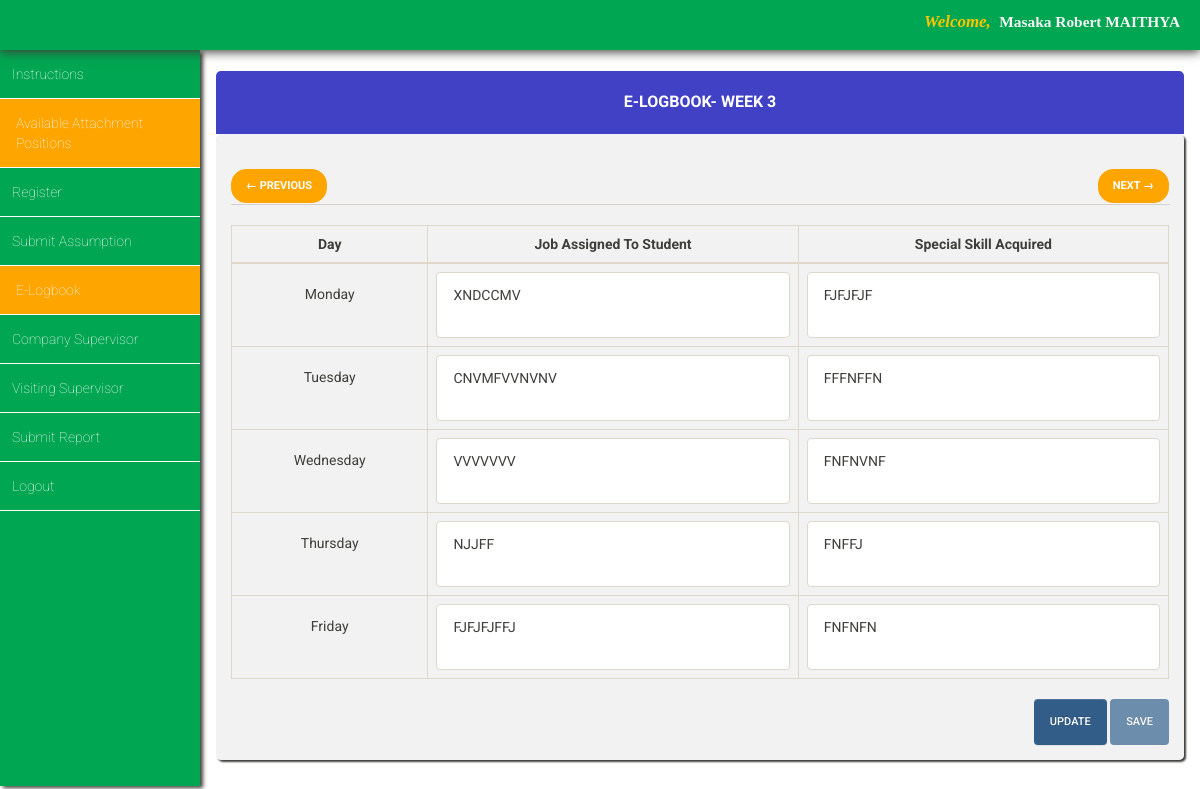
Screenshot of /iasms/e-logbook/elogbook_week3.php (signed in) with the database file from the repository.
### tables this page shows
CREATE TABLE `week3_table` (
  `id` int(11) NOT NULL,
  `username` varchar(100) NOT NULL,
  `index_number` varchar(100) NOT NULL,
  `monday_job_assigned` longtext NOT NULL,
  `date` timestamp NOT NULL DEFAULT current_timestamp(),
  `monday_special_skill_acquired` mediumtext NOT NULL,
  `tuesday_job_assigned` mediumtext NOT NULL,
  `tuesday_special_skill_acquired` mediumtext NOT NULL,
  `wednesday_job_assigned` mediumtext NOT NULL,
  `wednesday_special_skill_acquired` mediumtext NOT NULL,
  `thursday_job_assigned` mediumtext NOT NULL,
  `thursday_special_skill_acquired` mediumtext NOT NULL,
  `friday_job_assigned` mediumtext NOT NULL,
  `friday_special_skill_acquired` mediumtext NOT NULL
);

### iasms/e-logbook/elogbook_week3.php (the view, shortened to what this page needs)
<?php
include '../database_connection/database_connection.php';
$student_fname = $_COOKIE["student_first_name"] ?? '';
$student_lname = $_COOKIE["student_last_name"] ?? '';
$student_full_name = $student_fname . " " . $student_lname;
$student_index_number = $_COOKIE["student_index_number"] ?? '';
$monday_job_assigned_holder = '';
$monday_skill_acquired_holder = '';
$tuesday_job_assigned_holder = '';
$tuesday_skill_acquired_holder = '';
$wednesday_job_assigned_holder = '';
$wednesday_skill_acquired_holder = '';
$thursday_job_assigned_holder = '';
$thursday_skill_acquired_holder = '';
$friday_job_assigned_holder = '';
$friday_skill_acquired_holder = '';
$stmt = $conn->prepare("SELECT * FROM week3_table WHERE index_number = ?");
$stmt->bind_param("s", $student_index_number);
$stmt->execute();
$result = $stmt->get_result();
$is_existing_data = ($result->num_rows === 1);
$btn_update_status = $is_existing_data ? '' : 'disabled';
$btn_save_status = $is_existing_data ? 'disabled' : '';
if ($is_existing_data) {
    $existing_data = $result->fetch_assoc();
    $monday_job_assigned_holder = $existing_data['monday_job_assigned'];
    $monday_skill_acquired_holder = $existing_data['monday_special_skill_acquired'];
    $tuesday_job_assigned_holder = $existing_data['tuesday_job_assigned'];
    $tuesday_skill_acquired_holder = $existing_data['tuesday_special_skill_acquired'];
    $wednesday_job_assigned_holder = $existing_data['wednesday_job_assigned'];
    $wednesday_skill_acquired_holder = $existing_data['wednesday_special_skill_acquired'];
    $thursday_job_assigned_holder = $existing_data['thursday_job_assigned'];
    $thursday_skill_acquired_holder = $existing_data['thursday_special_skill_acquired'];
    $friday_job_assigned_holder = $existing_data['friday_job_assigned'];
    $friday_skill_acquired_holder = $existing_data['friday_special_skill_acquired'];
}
?>
<!DOCTYPE html>
<html lang="en">
<head>
  <link rel="stylesheet" href="../css/bootstrap-theme.min.css" />
  <link rel="stylesheet" href="../css/bootstrap.min.css" />
  <link rel="stylesheet" href="../css/bootstrap-select.css" />
  <link rel="stylesheet" href="../css/main_page_style.css" />
  <link rel="stylesheet" href="elogbook.css" />
</head>
<body>
  <div id="top-navigation">
    <div id="student_name"><span style="color:rgb(255, 198, 0);font-size:1.1em"><em>Welcome,</em>  </span><span
        style="font-family:serif"><?php echo htmlspecialchars($student_full_name); ?></span></div>
  </div>
  <div id="left_side_bar">
    <ul id="menu_list">
      <a class="menu_items_link" href="../instructions_page/instructions_page.php">
        <li class="menu_items_list">Instructions</li>
      </a>
      <a class="menu_items_link" href="../view_position.php">
        <li class="menu_items_list" style="background-color:orange;padding-left:16px">Available Attachment Positions
        </li>
      </a>
      <a class="menu_items_link" href="../Register_page/Register_page.php">
        <li class="menu_items_list">Register</li>
      </a>
      <a class="menu_items_link" href="../student_assumption/student_assumption.php">
        <li class="menu_items_list">Submit Assumption</li>
      </a>
      <a class="menu_items_link" href="elogbook.php">
        <li class="menu_items_list" style="background-color:orange;padding-left:16px">E-Logbook</li>
      </a>
      <a class="menu_items_link" href="../company_supervisor/company_supervisor_login.php">
        <li class="menu_items_list">Company Supervisor</li>
      </a>
      <a class="menu_items_link" href="../visiting_supervisor/visiting_supervisor_login.php">
        <li class="menu_items_list">Visiting Supervisor</li>
      </a>
      <a class="menu_items_link" href="../submit_report/submit_report.php">
        <li class="menu_items_list">Submit Report</li>
      </a>
      <a class="menu_items_link" href="../index.php">
        <li class="menu_items_list">Logout</li>
      </a>
    </ul>
  </div>
  <div id="main_content">
    <div class="container-fluid">
      <div class="panel">
        <div class="panel-heading phead">
          <h2 class="panel-title ptitle"> E-LogBook- Week 3</h2>
        </div>
        <div class="panel-body pbody">
          <div id="navigation_holder">
            <ul class="pager">
              <li class="previous"><a href="elogbook_week2.php">← Previous</a></li>
              <li class="next"><a href="elogbook_week4.php">Next →</a></li>
            </ul>
          </div>
          <hr>
          <form method="post" action="">
            <table class="table table-bordered">
              <thead>
                <tr>
                  <th style='text-align:center'>Day</th>
                  <th style='text-align:center'>Job Assigned To Student</th>
                  <th style='text-align:center'>Special Skill Acquired</th>
                </tr>
              </thead>
              <tbody>
                <tr>
                  <td style='padding:20px;text-align:center'>Monday</td>
                  <td><textarea name='job_assigned_1'
                      class='form-control adjusted_text_area'><?php echo htmlspecialchars($monday_job_assigned_holder); ?></textarea>
                  </td>
                  <td><textarea name='skill_acquired_1'
                      class='form-control adjusted_text_area'><?php echo htmlspecialchars($monday_skill_acquired_holder); ?></textarea>
                  </td>
                </tr>
                <tr>
                  <td style='padding:20px;text-align:center'>Tuesday</td>
                  <td><textarea name='job_assigned_2'
                      class='form-control adjusted_text_area'><?php echo htmlspecialchars($tuesday_job_assigned_holder); ?></textarea>
                  </td>
                  <td><textarea name='skill_acquired_2'
                      class='form-control adjusted_text_area'><?php echo htmlspecialchars($tuesday_skill_acquired_holder); ?></textarea>
                  </td>
                </tr>
                <tr>
                  <td style='padding:20px;text-align:center'>Wednesday</td>
                  <td><textarea name='job_assigned_3'
                      class='form-control adjusted_text_area'><?php echo htmlspecialchars($wednesday_job_assigned_holder); ?></textarea>
                  </td>
                  <td><textarea name='skill_acquired_3'
                      class='form-control adjusted_text_area'><?php echo htmlspecialchars($wednesday_skill_acquired_holder); ?></textarea>
                  </td>
                </tr>
                <tr>
                  <td style='padding:20px;text-align:center'>Thursday</td>
                  <td><textarea name='job_assigned_4'
                      class='form-control adjusted_text_area'><?php echo htmlspecialchars($thursday_job_assigned_holder); ?></textarea>
                  </td>
                  <td><textarea name='skill_acquired_4'
                      class='form-control adjusted_text_area'><?php echo htmlspecialchars($thursday_skill_acquired_holder); ?></textarea>
                  </td>
                </tr>
                <tr>
                  <td style='padding:20px;text-align:center'>Friday</td>
                  <td><textarea name='job_assigned_5'
                      class='form-control adjusted_text_area'><?php echo htmlspecialchars($friday_job_assigned_holder); ?></textarea>
                  </td>
                  <td><textarea name='skill_acquired_5'
                      class='form-control adjusted_text_area'><?php echo htmlspecialchars($friday_skill_acquired_holder); ?></textarea>
                  </td>
                </tr>
              </tbody>
            </table>
            <div id="buttons_holder">
              <input type="submit" value="Update" class="btn btn-primary" name="btn_update"
                <?php echo $btn_update_status; ?>>
              <input type="submit" value="Save" class="btn btn-primary" name="btn_save" <?php echo $btn_save_status; ?>>
            </div>
          </form>
        </div>
      </div>
    </div>
  </div>
</body>
</html>

### iasms/css/main_page_style.css (style rules this page uses)
* { margin: 0; padding: 0; }
#top-navigation { position: fixed; width: 100%; height: 50px; background-color: #00a651; box-shadow: 0 2px 10px; z-index: 4; }
#top-navigation #student_name { color: whitesmoke; float: right; margin-right: 20px; font-size: 1.1em; font-weight: bold; margin-top: 10px; font-family: serif; }
#left_side_bar { height: 92vh; float: left; margin-top: 50px; overflow: auto; background-color: #00a651; position: fixed; box-shadow: 3px 2px 4px; width: 200px; z-index: 2; }
#left_side_bar #menu_list a { text-decoration: none; color: white; font-size: 1em; }
#left_side_bar #menu_list li { text-decoration-style: none; padding: 14px 10px 14px 12px; border-bottom: 1px solid white; font-weight: lighter; }
#main_content { background-color: white; margin-top: 50px; float: right; padding-left: 200px; width: 100%; height: 92vh; overflow-y: auto; overflow-x: auto; }
@media only screen and (min-width: 320px) { #left_side_bar { width: 160px; } }
@media only screen and (min-width: 320px) { #left_side_bar #menu_list a { font-size: .8em; } }
@media only screen and (min-width: 320px) { #left_side_bar #menu_list li { padding: 14px 10px 14px 8px; } }
@media only screen and (min-width: 320px) { #main_content { padding-left: 160px; } }
@media only screen and (min-width: 480px) { #left_side_bar { width: 160px; } }
@media only screen and (min-width: 480px) { #left_side_bar #menu_list a { font-size: .8em; } }
@media only screen and (min-width: 480px) { #left_side_bar #menu_list li { padding: 14px 10px 14px 8px; } }
@media only screen and (min-width: 480px) { #main_content { padding-left: 160px; } }
@media only screen and (min-width: 992px) { #left_side_bar { width: 200px; } }
@media only screen and (min-width: 992px) { #left_side_bar #menu_list a { font-size: 1em; } }
@media only screen and (min-width: 992px) { #left_side_bar #menu_list li { padding: 14px 10px 14px 12px; } }
@media only screen and (min-width: 992px) { #main_content { padding-left: 200px; } }
@media only screen and (min-width: 1200px) { #left_side_bar { width: 200px; } }
@media only screen and (min-width: 1200px) { #left_side_bar #menu_list a { font-size: 1em; } }
@media only screen and (min-width: 1200px) { #left_side_bar #menu_list li { padding: 14px 10px 14px 12px; } }
@media only screen and (min-width: 1200px) { #main_content { padding-left: 200px; } }

### iasms/e-logbook/elogbook.css (style rules this page uses)
.pbody { background-color: rgba(232, 232, 232, 0.56); border-radius: 5px; box-shadow: 2px 2px 2px; }
.pager li > a { color: white; border-color: orange; font-weight: bold; }
.pager li > a, .pager li > span { background-color: orange; }
hr { padding: .50px; background-color: rgba(189, 183, 183, 0.58); width: 100%; }
.adjusted_text_area { resize: none; overflow-x: hidden; overflow-y: auto; }
#buttons_holder { float: right; }
.phead { padding: 20px; margin-top: 20px; width: 100%; text-align: center; font-weight: bold; background-color: rgba(27, 27, 187, 0.83); border-top-left-radius: 5px; border-top-right-radius: 5px; color: white; }
.ptitle { font-size: 16px !important; font-weight: bold !important; }

### rows the page displays
week3_table: job_assigned_1 "XNDCCMV", skill_acquired_1 "FJFJFJF", job_assigned_2 "CNVMFVVNVNV", skill_acquired_2 "FFFNFFN", job_assigned_3 "VVVVVVV", skill_acquired_3 "FNFNVNF", job_assigned_4 "NJJFF", skill_acquired_4 "FNFFJ", job_assigned_5 "FJFJFJFFJ", skill_acquired_5 "FNFNFN"

### other values shown
$student_full_name "Masaka Robert MAITHYA"
